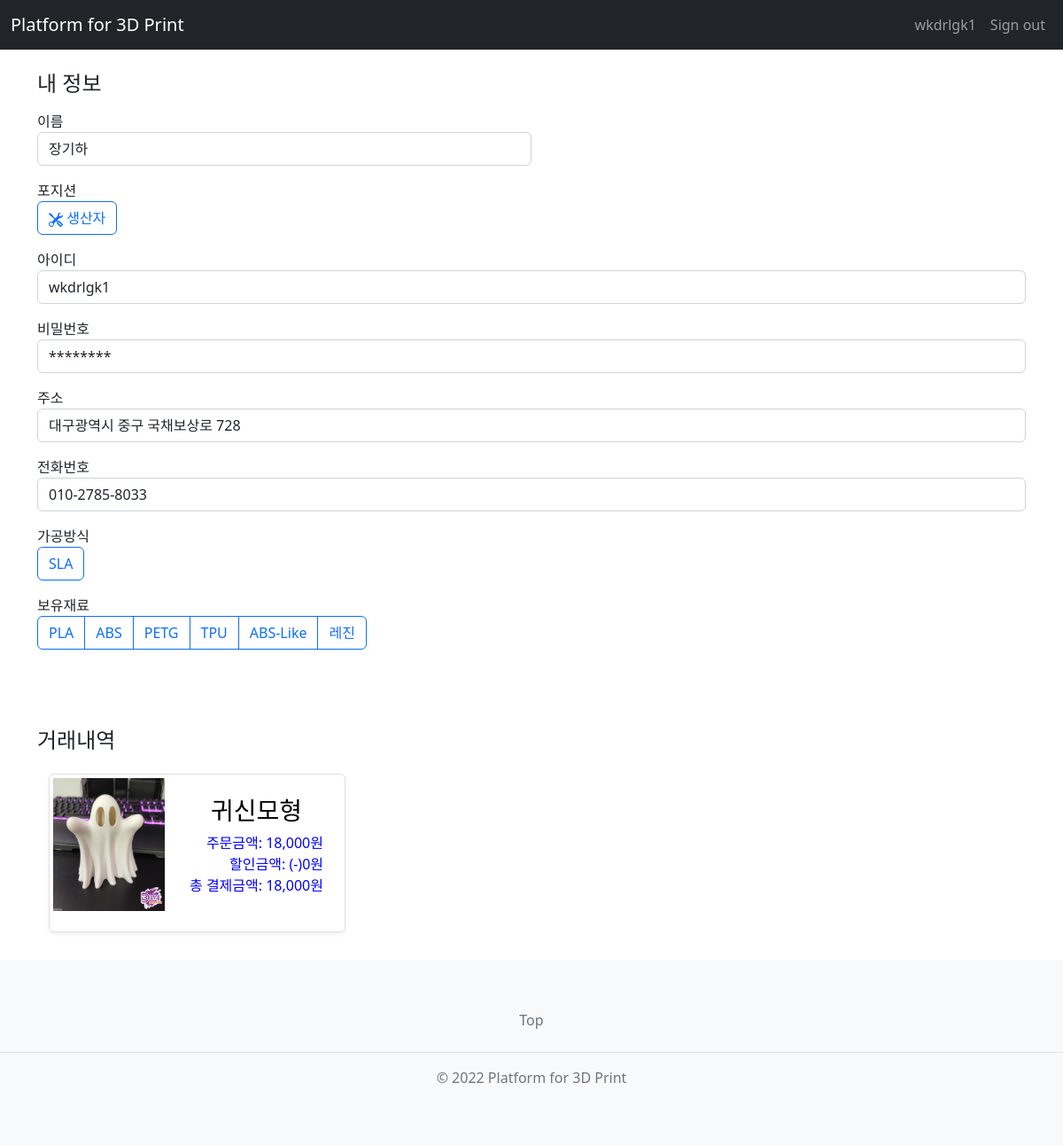
Page /common/mypage/ (signed in) on the committed database.
### common/models.py (models this page shows)
class User(AbstractUser):
    flag = models.CharField(max_length=20)
    last_name = None
    TEL = models.CharField(max_length=20)
    address = models.CharField(max_length=100)
    equipment_id1 = models.CharField(max_length=50, blank=True)
    equipment_id2 = models.CharField(max_length=50, blank=True)
    equipment_id3 = models.CharField(max_length=50, blank=True)
    equipment_id4 = models.CharField(max_length=50, blank=True)
    equipment_id5 = models.CharField(max_length=50, blank=True)

### sell/models.py (models this page shows)
class Equipment(models.Model):
    method = models.CharField(max_length=50)
    material = models.CharField(max_length=100)

### trade/models.py (models this page shows)
class Trade(models.Model):
    trade_id = models.UUIDField(primary_key=True, default=uuid.uuid4, editable=False)
    estimate_id = models.OneToOneField(Estimate, on_delete=models.CASCADE)
    bid_id = models.OneToOneField(Bid, on_delete=models.CASCADE)
    success_date = models.DateTimeField()
    product_state = models.CharField(max_length= 20)

class Estimate(models.Model):
    estimate_id = models.UUIDField(primary_key=True, default=uuid.uuid4, editable=False)
    buyer_id = models.ForeignKey(User, on_delete=models.CASCADE)
    project_name = models.CharField(max_length=200)
    material = models.CharField(max_length=15)
    method = models.CharField(max_length=15)
    pieces = models.IntegerField()
    detail = models.TextField()
    drawing = models.FileField()
    reg_date = models.DateTimeField()
    canBid = models.BooleanField(default=True)

class Bid(models.Model):
    bid_id = models.UUIDField(primary_key=True, default=uuid.uuid4, editable=False)
    seller_id = models.ForeignKey(User, on_delete=models.CASCADE)
    estimate_id = models.ForeignKey(Estimate, on_delete=models.CASCADE)
    price = models.IntegerField()
    bid_date = models.DateTimeField()
    finished = models.BooleanField()

### common/views.py (the view)
# urls.py: path('mypage/', views.mypage, name='mypage')
def mypage(request):
    user = request.user
    if user.flag == "SELLER":
        equipment = Equipment.objects.get(pk=user.equipment_id1)
        method = equipment.method
        materials = equipment.material.split('/')
        bid_log = Bid.objects.filter(seller_id=user, finished=True)
        trade_log = Trade.objects.filter(bid_id__in=bid_log).order_by('-success_date')
    elif user.flag == "BUYER":
        method, materials = '', ''
        estimate_log = Estimate.objects.filter(buyer_id=user)
        trade_log = Trade.objects.filter(estimate_id__in=estimate_log).order_by('-success_date')
    return render(request, 'common/temp/마이페이지.html', {
                                                        'method': method,
                                                        'materials': materials,
                                                        'trade_log': trade_log,
                                                        })

### common/templatetags/userInfoConverter.py (called while the page is built)
@register.filter
@stringfilter
def convertPassword(value):
    value = "********"
    return value

@register.filter
@stringfilter
def char_DashFormatting(value):
    PHONE, TEL = 11, 10
    if len(value) == PHONE:
        return f"{value[:3]}-{value[3:7]}-{value[7:]}"
    elif len(value) == TEL:
        return f"{value[:3]}-{value[3:6]}-{value[6:]}"

### templates/common/temp/마이페이지.html (shortened to what this page needs)
{% extends 'base.html' %}
{% load userInfoConverter %}
{% load humanize %}
{% load static %}
{% block content %}
<head>
</head>
    <div class="container">
        <div class="input-form col-md-12 mx-auto"><br>
            <h4 class="mb-3">
                내 정보
            </h4>
            <form class="mypage-form" method="post" action="">
                <div class="col-md-6 mb-3">
                    <label for="first_name">이름</label>
                    <label type="text" class="form-control" name="first_name" id="first_name" value="" required> {{user.first_name}} </label>
                </div>
                <div class="col-md-6 mb-3">
                    <label for="position">포지션</label><br>
                    <div class="btn-group" role="group" aria-label="Basic checkbox toggle button group">
                        {% if user.flag == "BUYER" %}
                        <label class="btn btn-outline-primary" for="btncheck1">
                            <svg xmlns="http://www.w3.org/2000/svg" width="16" height="16" fill="currentColor" class="bi bi-search" viewBox="0 0 16 16">
                            <path d="M11.742 10.344a6.5 6.5 0 1 0-1.397 1.398h-.001c.03.04.062.078.098.115l3.85 3.85a1 1 0 0 0 1.415-1.414l-3.85-3.85a1.007 1.007 0 0 0-.115-.1zM12 6.5a5.5 5.5 0 1 1-11 0 5.5 5.5 0 0 1 11 0z"/></svg>
                            의뢰인
                        </label>
                        {% else %}
                        <label class="btn btn-outline-primary" for="btncheck2">
                            생산자
                        </label>
                        {% endif %}
                    </div>
                </div>
                <div class="mb-3">
                    <label for="username">아이디</label>
                    <label type="text" class="form-control" name="username" id="username" value="" required> {{ user.username }} </label>
                </div>
                <div class="mb-3">
                    <label for="password1">비밀번호</label>
                    <label type="password" class="form-control" name="password" id="password" value="213" required>{{ user.password | convertPassword }} </label>
                </div>
                <div class="mb-3">
                    <label for="address">주소</label>
                    <label type="text" class="form-control" name="address" id="address" value=""required> {{ user.address }} </label>
                </div>
                <div class="mb-3">
                    <label for="TEL">전화번호</label>
                    <label type="text" class="form-control" name="TEL" id="TEL" value="" required> {{ user.TEL | char_DashFormatting}} </label>
                </div>
                {% if user.flag == "SELLER" %}
                <fieldset>
                    <div id="pre_set">
                        <div class="mb-3">
                            <label for="method">가공방식</label><br>
                            <div class="btn-group" role="group" aria-label="Basic checkbox toggle button group">
                                <label class="btn btn-outline-primary" for="btncheck1"> {{  method }}</label>
                                </div>
                        </div>
                        <div class="mb-3">
                            <label for="material">보유재료</label><br>
                            <div class="btn-group" role="group" aria-label="Basic checkbox toggle button group">
                                {% for material in materials %}
                                <label class="btn btn-outline-primary" for="btncheck7">{{ material }}</label>
                                {% endfor %}
                            </div>
                        </div><br><br>
                    </div>
                </fieldset>
                {% endif %}
            </form>
        </div>
        <div class="input-form col-md-12 mx-auto"><br>
            <h4 class="mb-3"> 거래내역 </h4>
            <form class="trade_history-form" method="post" action="">
                {% if user.flag == "BUYER" %}
                    {% if trade_log %}
                        {% for trade in trade_log %}
                            <button type="button" class="btn btn-link" style="color:black; text-decoration:none;" onclick="location.href='{% url 'trade:buy_complete' trade.bid_id.bid_id %}'">
                                <div class="row">
                                    <div class="col">
                                        <div class="row g-0 border rounded overflow-hidden flex-md-row mb-4 shadow-sm h-md-250 position-relative">
                                            <div class="col-auto d-none d-lg-block" style="text-align: center;">
                                                <div class="row p-1">
                                                    <img style="width: 150px; height: 150px"src="{{ trade.estimate_id.drawing.url }}" alt="도안 이미지">
                                                </div>
                                            </div>
                                            <div class="col p-4 d-flex flex-column position-static">
                                                <h3 class="mb">{{ trade.estimate_id.project_name }}</h3>
                                                <div style="color: blue; text-align: right;" >
                                                    <p>
                                                        주문금액: {{ trade.bid_id.price | intcomma }}원<br>
                                                        할인금액: (-)0원<br>
                                                        총 결제금액: {{ trade.bid_id.price | intcomma}}원
                                                    </p>
                                                </div>
                                            </div>
                                        </div>
                                    </div>
                                </div>
                            </button>
                        {% endfor %}
                    {% else %}
                        <p>Transaction details do not exist.</p>
                    {% endif %}
                {% else %}
                    {% if trade_log %}
                        {% for trade in trade_log %}
                            <button type="button" class="btn btn-link" overflow="auto"  style="color:black; text-decoration:none;" onclick="location.href='{% url 'trade:sell_complete' trade.bid_id.bid_id %}'">
                                <div class="row">
                                    <div class="col">
                                        <div class="row g-0 border rounded overflow-hidden flex-md-row mb-4 shadow-sm h-md-250 position-relative">
                                            <div class="col-auto d-none d-lg-block" style="text-align: center;">
                                                <div class="row p-1">
                                                    <img style="width: 150px; height: 150px"src="{{ trade.estimate_id.drawing.url }}" alt="">
                                                </div>
                                            </div>
                                            <div class="col p-4 d-flex flex-column position-static">
                                                <h3 class="mb">{{ trade.estimate_id.project_name }}</h3>
                                                <div style="color: blue; text-align: right;" >
                                                    <p>
                                                        주문금액: {{trade.bid_id.price | intcomma}}원<br>
                                                        할인금액: (-)0원<br>
                                                        총 결제금액: {{trade.bid_id.price | intcomma}}원
                                                    </p>
                                                </div>
                                            </div>
                                        </div>
                                    </div>
                                </div>
                            </button>
                        {% endfor %}
                    {% else %}
                        <p>Transaction details do not exist.</p>
                    {% endif %}
                {% endif %}
            </form>
        </div>
    </div>
{% endblock %}

### templates/base.html (shortened to what this page needs)
<!DOCTYPE html>
<html lang="en">
    <head>
        <link href="https://cdn.jsdelivr.net/npm/bootstrap@5.2.2/dist/css/bootstrap.min.css" rel="stylesheet">
    </head>
    <body class="d-flex flex-column min-vh-100">
        <nav class="navbar navbar-expand-sm bg-dark navbar-dark">
            <div class="container-fluid">
                <a class="navbar-brand" href="/">Platform for 3D Print</a>
                <div class="collapse navbar-collapse justify-content-between" id="collapsibleNavbar">
                    <ul class="navbar-nav">
                        <li class="nav-item">
                            {% if user.is_authenticated %}
                                <a class="nav-link" href="{% url 'common:mypage' %}">{{ user.username }}</a>
                            {% else %}
                                <a class="nav-link" href={% url 'common:login' %}>Sign in</a>
                            {% endif %}
                        </li>
                        <li class="nav-item">
                            {% if user.is_authenticated %}
                                <a class="nav-link" href="{% url 'common:logout' %}">Sign out</a>
                            {% else %}
                                <a class="nav-link" href={% url 'common:signup' %}>Sign up</a>
                            {% endif %}
                        </li>
                    </ul>
                </div>
            </div>
        </nav>
        {% block content %}
        {% endblock content %}
        <footer class="py-5 bg-light mt-auto">
            <ul class="nav justify-content-center border-bottom pb-3 mb-3">
                <li class="nav-item">
                    <a href="" class="nav-link px-2 text-muted">Top</a>
                </li>
            </ul>
            <p class="text-center text-muted">© 2022 Platform for 3D Print</p>
        </footer>
    </body>
</html>

### rows in the picture
User: username "wkdrlgk1", first_name "장기하", password|convertPassword "********", address "대구광역시 중구 국채보상로 728", TEL|char_DashFormatting "010-2785-8033"
Equipment: method "SLA"
Trade: estimate_id.drawing (picture), estimate_id.project_name "귀신모형", bid_id.price "18,000"

### other values in the picture
{{ material }} "PLA" "ABS" "PETG" "TPU" "ABS-Like" "레진"
